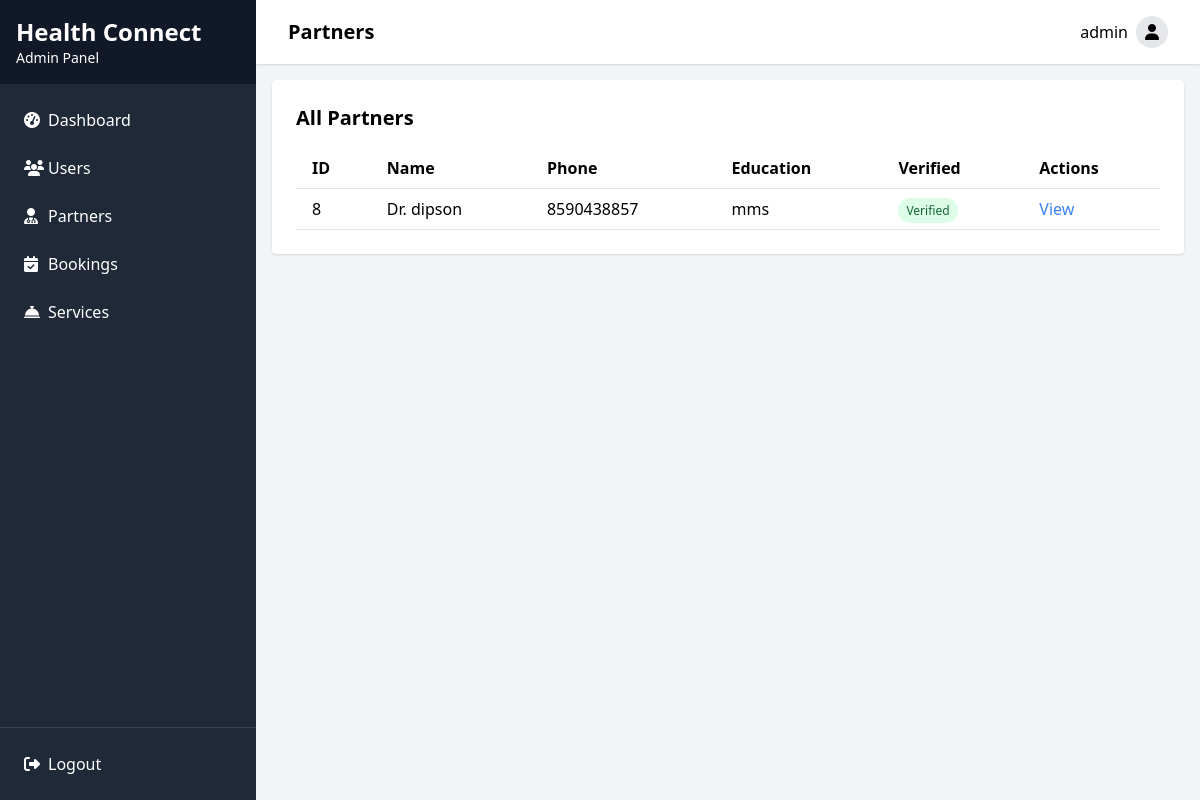
/adminapp/partners/ (signed in), run on the app's committed database.
### authentication/models.py (models this page shows, shortened)
class CustomUser(AbstractBaseUser):
    phone_number = models.CharField(max_length=15, unique=True)
    email = models.EmailField(unique=True)
    full_name = models.CharField(max_length=255)
    is_partner = models.BooleanField(default=False)
    USERNAME_FIELD = 'phone_number'
    REQUIRED_FIELDS = ['email', 'full_name']
    is_staff = models.BooleanField(default=False)
    is_active = models.BooleanField(default=True)
    is_superuser = models.BooleanField(default=False)
    objects = UserManager()

class Partner(CustomUser):
    education = models.CharField(max_length=255)
    medical_certificate = models.FileField(upload_to='certificates/',null=True, blank=True)
    is_verified = models.BooleanField(default=False)
    experience = models.CharField(max_length=255, null=True, blank=True)

### adminapp/views.py (the view)
    def wrapper(request, *args, **kwargs):
        if not request.user.is_authenticated or not request.user.is_superuser:
            return redirect('adminapp:login')
        return view_func(request, *args, **kwargs)

### adminapp/views.py (called while the page is built)
def admin_required(view_func):
    def wrapper(request, *args, **kwargs):
        if not request.user.is_authenticated or not request.user.is_superuser:
            return redirect('adminapp:login')
        return view_func(request, *args, **kwargs)
    return wrapper

@admin_required
def partner_list(request):
    partners = Partner.objects.all().order_by('-id')
    paginator = Paginator(partners, 20)  # 20 partners per page
    page_number = request.GET.get('page')
    page_obj = paginator.get_page(page_number)
    return render(request, 'adminapp/partner_list.html', {'page_obj': page_obj})

### adminapp/templates/adminapp/partner_list.html (shortened to what this page needs)
{% extends 'adminapp/base.html' %}
{% block header %}Partners{% endblock %}
{% block content %}
<div class="mb-4 flex justify-between items-center">
    <h2 class="text-xl font-semibold">All Partners</h2>
</div>
<div class="overflow-x-auto">
    <table class="min-w-full bg-white">
        <thead>
            <tr>
                <th class="py-2 px-4 border-b text-left">ID</th>
                <th class="py-2 px-4 border-b text-left">Name</th>
                <th class="py-2 px-4 border-b text-left">Phone</th>
                <th class="py-2 px-4 border-b text-left">Education</th>
                <th class="py-2 px-4 border-b text-left">Verified</th>
                <th class="py-2 px-4 border-b text-left">Actions</th>
            </tr>
        </thead>
        <tbody>
            {% for partner in page_obj %}
            <tr>
                <td class="py-2 px-4 border-b">{{ partner.id }}</td>
                <td class="py-2 px-4 border-b">{{ partner.full_name }}</td>
                <td class="py-2 px-4 border-b">{{ partner.phone_number }}</td>
                <td class="py-2 px-4 border-b">{{ partner.education }}</td>
                <td class="py-2 px-4 border-b">
                    {% if partner.is_verified %}
                    <span class="px-2 py-1 rounded-full text-xs bg-green-100 text-green-800">Verified</span>
                    {% else %}
                    <span class="px-2 py-1 rounded-full text-xs bg-yellow-100 text-yellow-800">Pending</span>
                    {% endif %}
                </td>
                <td class="py-2 px-4 border-b">
                    <a href="#" class="text-blue-500 hover:underline mr-2">View</a>
                </td>
            </tr>
            {% empty %}
            <tr>
                <td colspan="6" class="py-4 text-center text-gray-500">No partners found</td>
            </tr>
            {% endfor %}
        </tbody>
    </table>
</div>
{% endblock %}

### adminapp/templates/adminapp/base.html (shortened to what this page needs)
<!DOCTYPE html>
<html lang="en">
<head>
    <script src="https://cdn.tailwindcss.com"></script>
    <link rel="stylesheet" href="https://cdnjs.cloudflare.com/ajax/libs/font-awesome/6.4.0/css/all.min.css">
</head>
<body class="bg-gray-100 min-h-screen flex flex-col">
    {% if user.is_authenticated and user.is_superuser %}
    <div class="flex min-h-screen">
        <div class="bg-gray-800 text-white w-64 flex flex-col">
            <div class="p-4 bg-gray-900">
                <h2 class="text-2xl font-bold">Health Connect</h2>
                <p class="text-sm">Admin Panel</p>
            </div>
            <nav class="flex-1 p-4">
                <ul>
                    <li class="mb-2">
                        <a href="{% url 'adminapp:dashboard' %}" class="flex items-center p-2 rounded hover:bg-gray-700">
                            <i class="fas fa-tachometer-alt w-6"></i>
                            <span>Dashboard</span>
                        </a>
                    </li>
                    <li class="mb-2">
                        <a href="{% url 'adminapp:user_list' %}" class="flex items-center p-2 rounded hover:bg-gray-700">
                            <i class="fas fa-users w-6"></i>
                            <span>Users</span>
                        </a>
                    </li>
                    <li class="mb-2">
                        <a href="{% url 'adminapp:partner_list' %}" class="flex items-center p-2 rounded hover:bg-gray-700">
                            <i class="fas fa-user-md w-6"></i>
                            <span>Partners</span>
                        </a>
                    </li>
                    <li class="mb-2">
                        <a href="{% url 'adminapp:booking_list' %}" class="flex items-center p-2 rounded hover:bg-gray-700">
                            <i class="fas fa-calendar-check w-6"></i>
                            <span>Bookings</span>
                        </a>
                    </li>
                    <li class="mb-2">
                        <a href="{% url 'adminapp:service_list' %}" class="flex items-center p-2 rounded hover:bg-gray-700">
                            <i class="fas fa-concierge-bell w-6"></i>
                            <span>Services</span>
                        </a>
                    </li>
                </ul>
            </nav>
            <div class="p-4 border-t border-gray-700">
                <a href="{% url 'adminapp:logout' %}" class="flex items-center p-2 rounded hover:bg-gray-700">
                    <i class="fas fa-sign-out-alt w-6"></i>
                    <span>Logout</span>
                </a>
            </div>
        </div>
        <div class="flex-1 flex flex-col overflow-hidden">
            <header class="bg-white shadow">
                <div class="max-w-7xl mx-auto px-4 sm:px-6 lg:px-8 py-4 flex justify-between items-center">
                    <h1 class="text-xl font-semibold">{% block header %}Dashboard{% endblock %}</h1>
                    <div class="flex items-center">
                        <span class="mr-2">{{ user.full_name }}</span>
                        <button class="rounded-full h-8 w-8 bg-gray-200 flex items-center justify-center">
                            <i class="fas fa-user"></i>
                        </button>
                    </div>
                </div>
            </header>
            <main class="flex-1 overflow-auto p-4">
                <div class="bg-white p-6 rounded shadow">
                    {% block content %}{% endblock %}
                </div>
            </main>
        </div>
    </div>
    {% endif %}
</body>
</html>

### data on the page
CustomUser: full_name "admin"
Partner: id "8", full_name "Dr. dipson", phone_number "8590438857", education "mms", is_verified "Verified"
